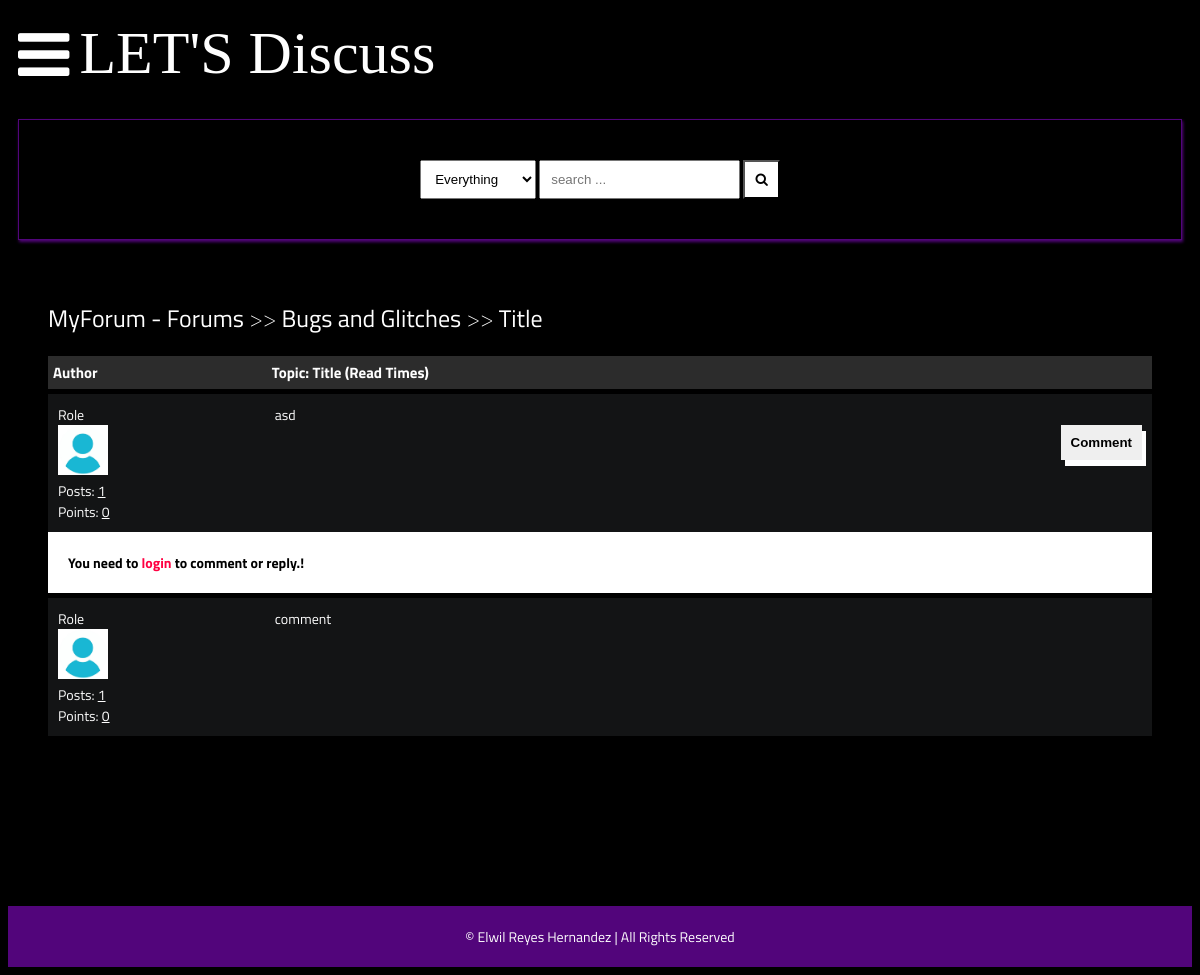
/detail/title/, run on the app's committed database.
### main/models.py (models this page shows, shortened)
class Post(models.Model):
    title = models.CharField(max_length=400)
    slug = models.SlugField(max_length=400, unique=True, blank=True)
    user = models.ForeignKey(Author, on_delete=models.CASCADE)
    content = HTMLField()
    categories = models.ManyToManyField(Category)
    date = models.DateTimeField(auto_now_add=True)
    approved = models.BooleanField(default=False)
    hit_count_generic = GenericRelation(HitCount, object_id_field='object_pk',
        related_query_name='hit_count_generic_relation'
    )
    tags = TaggableManager()
    comments = models.ManyToManyField(Comment, blank=True)
    closed = models.BooleanField(default=False)
    state = models.CharField(max_length=40, default="zero")
    def get_url(self):
        return reverse("detail", kwargs={
            "slug":self.slug
        })

class Category(models.Model):
    title = models.CharField(max_length=50)
    slug = models.SlugField(max_length=400, unique=True, blank=True)
    description = models.TextField(default="description")
    class Meta:
        verbose_name_plural = "categories"
    def __str__(self):
        return self.title
    def get_url(self):
        return reverse("posts", kwargs={
            "slug":self.slug
        })

class Author(models.Model):
    user = models.ForeignKey(User, on_delete=models.CASCADE)
    fullname = models.CharField(max_length=40, blank=True)
    slug = slug = models.SlugField(max_length=400, unique=True, blank=True, default="")
    bio = HTMLField(null=True, blank=True)
    points = models.IntegerField(default=0)
    profile_pic = ResizedImageField(size=[50, 80], quality=100, upload_to="authors", default="user.jpg", null=True, blank=True)
    @property
    def num_posts(self):
        return Post.objects.filter(user=self).count()

class Comment(models.Model):
    user = models.ForeignKey(Author, on_delete=models.CASCADE)
    content = models.TextField()
    date = models.DateTimeField(auto_now_add=True)
    replies = models.ManyToManyField(Reply, blank=True)

### main/views.py (the view)
# urls.py: path("detail/<slug>/", detail, name="detail"),
def detail(request, slug):
    post = get_object_or_404(Post, slug=slug)
    if request.user.is_authenticated:
        author = Author.objects.get(user=request.user)
    if "comment-form" in request.POST:
        comment = request.POST.get("comment")
        new_comment, created = Comment.objects.get_or_create(user=author, content=comment)
        post.comments.add(new_comment.id)
    if "reply-form" in request.POST:
        reply = request.POST.get("reply")
        commenr_id = request.POST.get("comment-id")
        comment_obj = Comment.objects.get(id=commenr_id)
        new_reply, created = Reply.objects.get_or_create(user=author, content=reply)
        comment_obj.replies.add(new_reply.id)
    context = {
        "post":post,
        "title": "OZONE: "+post.title,
    }
    update_views(request, post)
    return render(request, "detail.html", context)

### main/context_processors.py (called while the page is built, shortened)
def searchFunction(request):
    search_context = {}
    posts = Post.objects.all()
    return search_context

### main/utils.py (called while the page is built)
def update_views(request, object):
    context = {}
    hit_count = get_hitcount_model().objects.get_for_object(object)
    hits = hit_count.hits
    hitcontext = context["hitcount"] = {"pk": hit_count.pk}
    hit_count_response = HitCountMixin.hit_count(request, hit_count)
    if hit_count_response.hit_counted:
        hits = hits+1
        hitcontext["hitcounted"] = hit_count_response.hit_counted
        hitcontext["hit_message"] = hit_count_response.hit_message
        hitcontext["total_hits"] = hits

### templates/detail.html (shortened to what this page needs)
{% extends 'base.html' %}
{% load hitcount_tags %}
{% block content %}
    <div class="container">
        <div class="navigate">
            <span><a href="{% url 'home' %}">MyForum - Forums</a> >> <a href="{{post.categories.all.0.get_url}}">{{post.categories.all.0}}</a> >> <a href="{{post.get_url}}">{{post.title}}</a></span>
        </div>
        <div class="topic-container">
            <div class="head">
                <div class="authors">Author</div>
                <div class="content">Topic: {{post.title}} (Read {% get_hit_count for post %} Times)</div>
            </div>
            <div class="body">
                <div class="authors">
                    <div>Role</div>
                    <img src="{{post.user.profile_pic.url}}" alt="">
                    <div>Posts: <u>{{post.user.num_posts}}</u></div>
                    <div>Points: <u>{{post.user.points}}</u></div>
                </div>
                <div class="content">
                    {{post.content|safe}}
                    <br>
                    <div class="comment">
                        <button onclick="showComment()">Comment</button>
                    </div>
                </div>
            </div>
        </div>
        {% if post.closed == True %}
        <div style="background-color:#fff;color:#000;font-weight:bolder;padding:20px;width:100%;"> This Topic Is Closed! </div>
        {% else %}
        {% if request.user.is_authenticated %}
        <form action="." method="post">
            {% csrf_token %}
            <div class="comment-area hide" id="comment-area">
                <textarea name="comment" id="" placeholder="comment here ... "></textarea>
                <input type="submit" value="submit" name="comment-form">
            </div>
        </form>
        {% else %}
<div style="background-color:#fff;color:#000;font-weight:bolder;padding:20px;width:100%;"> You need to <a href="{% url 'signin' %}"><b>login</b></a> to comment or reply.! </div>
        {% endif %}
        {% endif %}
        {% for comment in post.comments.all %}
        <div class="comments-container">
            <div class="body">
                <div class="authors">
                    <div>Role</div>
                    <img src="{{comment.user.profile_pic.url}}" alt="">
                    <div>Posts: <u>{{comment.user.num_posts}}</u></div>
                    <div>Points: <u>{{comment.user.points}}</u></div>
                </div>
                <div class="content">
                    {{comment.content}}
                    <br>
                </div>
            </div>
        </div>
        {% endfor %}
    </div>
    {% endblock content %}

### static/style.css (style rules this page uses)
* { box-sizing: border-box; }
html { font-size: 14px; font-family: 'Titillium Web', sans-serif; background-color:rgb(0,0,0); color:#FEFEFE; }
a { color:#FF0042; font-weight: bolder; text-decoration: none; }
.container { margin: 20px; padding: 20px; }
.navigate { margin-block: 20px; font-weight: lighter; font-size: 24px; }
.navigate a { color: #fff; }
.head { display: flex; background-color: #2C2C2C; padding: 5px; font-weight: bold; font-size: 15px; }
.authors { flex: 20%; }
.content { flex: 80%; }
.body { display: flex; background-color: #131415; padding: 10px; margin-top: 5px; }
.body .authors img { max-width: 50px; max-height: 80px; }
.body .content .comment button { border:none; padding:10px; font-weight: bolder; box-shadow: 4px 6px #fff; cursor: pointer; float: right; }

### data on the page
Post: categories.all.0 "Bugs and Glitches", title "Title", user.profile_pic (placeholder picture), user.num_posts "1", user.points "0", content "asd"
Comment: user.profile_pic (placeholder picture), user.num_posts "1", user.points "0", content "comment"
